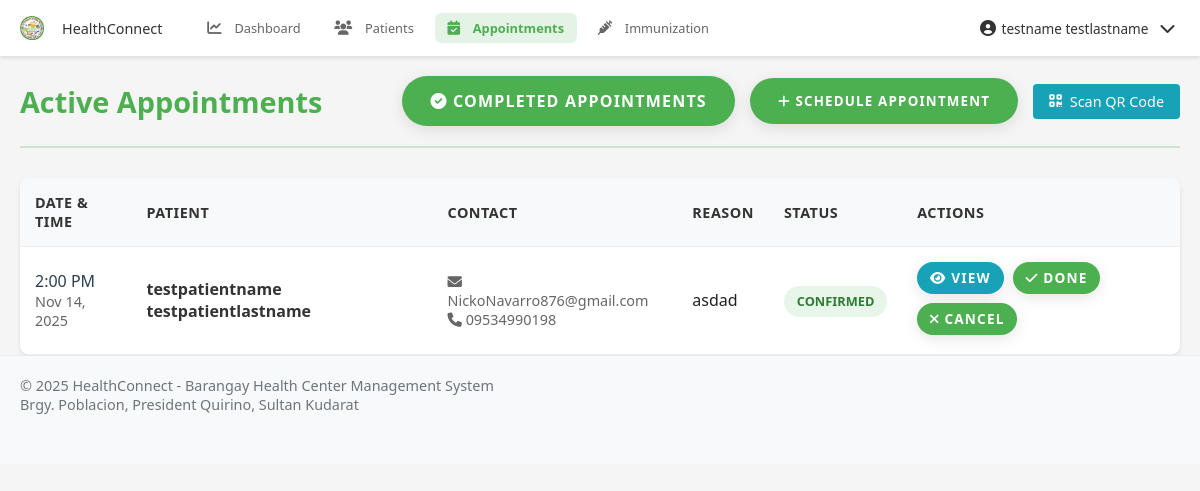
Page /pages/health_worker/appointments.php (signed in) on the committed database.
### tables this page shows
CREATE TABLE `appointments` (
  `appointment_id` int(11) NOT NULL,
  `patient_id` int(11) DEFAULT NULL,
  `health_worker_id` int(11) DEFAULT NULL,
  `appointment_date` date DEFAULT NULL,
  `appointment_time` time DEFAULT NULL,
  `status_id` int(11) DEFAULT NULL,
  `reason` text DEFAULT NULL,
  `notes` text DEFAULT NULL,
  `sms_notification_sent` tinyint(1) DEFAULT 0,
  `created_at` timestamp NOT NULL DEFAULT current_timestamp(),
  `updated_at` timestamp NOT NULL DEFAULT current_timestamp() ON UPDATE current_timestamp()
);

CREATE TABLE `users` (
  `user_id` int(11) NOT NULL,
  `role_id` int(11) DEFAULT NULL,
  `username` varchar(50) NOT NULL,
  `email` varchar(100) NOT NULL,
  `password` varchar(255) NOT NULL,
  `mobile_number` varchar(20) DEFAULT NULL,
  `first_name` varchar(100) NOT NULL,
  `middle_name` varchar(100) DEFAULT NULL,
  `last_name` varchar(100) NOT NULL,
  `gender` enum('Male','Female','Other') DEFAULT NULL,
  `date_of_birth` date DEFAULT NULL,
  `address` text DEFAULT NULL,
  `profile_picture` varchar(255) DEFAULT NULL,
  `is_active` tinyint(1) DEFAULT 1,
  `last_login` datetime DEFAULT NULL,
  `otp` varchar(6) DEFAULT NULL,
  `otp_expiry` datetime DEFAULT NULL,
  `created_at` timestamp NOT NULL DEFAULT current_timestamp(),
  `updated_at` timestamp NOT NULL DEFAULT current_timestamp() ON UPDATE current_timestamp()
);

CREATE TABLE `appointment_status` (
  `status_id` int(11) NOT NULL,
  `status_name` varchar(50) NOT NULL,
  `created_at` timestamp NOT NULL DEFAULT current_timestamp()
);

### pages/health_worker/appointments.php (the view, shortened to what this page needs)
<?php
$database = new Database();
$pdo = $database->getConnection();
try {
    $query = "SELECT health_worker_id FROM health_workers WHERE user_id = ?";
    $stmt = $pdo->prepare($query);
    $stmt->execute([$_SESSION['user_id']]);
    $health_worker = $stmt->fetch(PDO::FETCH_ASSOC);
    $health_worker_id = $health_worker['health_worker_id'];
} catch (PDOException $e) {
    error_log("Error fetching health worker ID: " . $e->getMessage());
    header('Location: /connect/pages/login.php');
    exit();
}
try {
    $query = "SELECT a.appointment_id as id, a.appointment_date, a.appointment_time, a.notes, a.status_id, a.reason,
                     u.first_name, u.last_name, u.email, u.mobile_number as patient_phone,
                     s.status_name as status
              FROM appointments a
              JOIN patients p ON a.patient_id = p.patient_id
              JOIN users u ON p.user_id = u.user_id
              JOIN appointment_status s ON a.status_id = s.status_id
              WHERE a.health_worker_id = ? AND a.status_id != 3
              ORDER BY a.appointment_date ASC, a.appointment_time ASC";
    $stmt = $pdo->prepare($query);
    $stmt->execute([$health_worker_id]);
    $appointments = $stmt->fetchAll(PDO::FETCH_ASSOC);
} catch (PDOException $e) {
    error_log("Error fetching appointments: " . $e->getMessage());
    $appointments = [];
}
?>
<!DOCTYPE html>
<html lang="en">
<head>
    <?php include __DIR__ . '/../../includes/header_links.php'; ?>
</head>
<body>
    <?php include __DIR__ . '/../../includes/navbar.php'; ?>
    <div class="container">
        <div class="page-header">
            <h1>Active Appointments</h1>
            <div class="header-actions">
                <a href="done_appointments.php" class="btn btn-success">
                    <i class="fas fa-check-circle"></i> Completed Appointments
                </a>
                <button class="btn btn-primary" onclick="showAddAppointmentModal()">
                    <i class="fas fa-plus"></i> Schedule Appointment
                </button>
                <button class="btn-scan" onclick="showQRScanner()">
                    <i class="fas fa-qrcode"></i> Scan QR Code
                </button>
            </div>
        </div>
        <div class="appointments-table-container">
            <?php if (empty($appointments)): ?>
            <div class="empty-state">
                <i class="fas fa-calendar-times"></i>
                <h3>No Appointments Found</h3>
                <p>There are no appointments matching your search criteria.</p>
            </div>
            <?php else: ?>
            <table class="appointments-table">
                <thead>
                    <tr>
                        <th>Date & Time</th>
                        <th>Patient</th>
                        <th>Contact</th>
                        <th>Reason</th>
                        <th>Status</th>
                        <th>Actions</th>
                    </tr>
                </thead>
                <tbody>
                    <?php foreach ($appointments as $appointment): ?>
                    <tr class="<?php echo strtolower($appointment['status']); ?>" data-appointment-id="<?php echo $appointment['id']; ?>">
                        <td>
                            <div class="table-datetime">
                                <?php echo date('g:i A', strtotime($appointment['appointment_time'])); ?>
                            </div>
                            <div class="table-date">
                                <?php echo date('M d, Y', strtotime($appointment['appointment_date'])); ?>
                            </div>
                        </td>
                        <td>
                            <div class="table-patient-name">
                                <?php echo htmlspecialchars($appointment['first_name'] . ' ' . $appointment['last_name']); ?>
                            </div>
                        </td>
                        <td>
                            <div class="table-contact-info">
                                <div><i class="fas fa-envelope"></i> <?php echo htmlspecialchars($appointment['email']); ?></div>
                                <div><i class="fas fa-phone"></i> <?php echo htmlspecialchars($appointment['patient_phone']); ?></div>
                            </div>
                        </td>
                        <td>
                            <div class="table-reason" title="<?php echo htmlspecialchars($appointment['reason'] ?? 'N/A'); ?>">
                                <?php echo htmlspecialchars($appointment['reason'] ?? 'N/A'); ?>
                            </div>
                        </td>
                        <td>
                            <span class="table-status-badge <?php echo strtolower($appointment['status']); ?>">
                                <?php echo ucfirst($appointment['status']); ?>
                            </span>
                        </td>
                        <td>
                            <div class="table-actions">
                                <a href="/connect/pages/health_worker/view_appointment.php?id=<?php echo $appointment['id']; ?>" class="btn btn-info" title="View Details">
                                    <i class="fas fa-eye"></i> View
                                </a>
                                <?php if ($appointment['status'] === 'Scheduled' || $appointment['status'] === 'Confirmed'): ?>
                                <button class="btn btn-success" onclick="updateStatus(<?php echo $appointment['id']; ?>, 'Done')" title="Mark as Done">
                                    <i class="fas fa-check"></i> Done
                                </button>
                                <button class="btn btn-danger" onclick="updateStatus(<?php echo $appointment['id']; ?>, 'Cancelled')" title="Cancel Appointment">
                                    <i class="fas fa-times"></i> Cancel
                                </button>
                                <?php endif; ?>
                            </div>
                        </td>
                    </tr>
                    <?php endforeach; ?>
                </tbody>
            </table>
            <?php endif; ?>
        </div>
    </div>
    <?php include __DIR__ . '/../../includes/footer.php'; ?>
</body>
</html>

### assets/css/style.css (style rules this page uses)
:root { --primary-color: #4CAF50; --primary-dark: #388E3C; --primary-light: #C8E6C9; --accent-color: #FF5722; --text-primary: #212121; --text-secondary: #757575; --divider-color: #BDBDBD; --background-color: #F5F5F5; --white: #FFFFFF; --error: #F44336; --warning: #FFC107; --info: #2196F3; --success: #4CAF50; }
* { margin: 0; padding: 0; box-sizing: border-box; font-family: 'Poppins', 'Segoe UI', Arial, sans-serif; }
html, body { height: 100%; background-color: var(--background-color); color: var(--text-primary); font-size: 16px; overflow-x: hidden; }
a { color: var(--primary-dark); text-decoration: none; transition: color 0.3s ease; }
.container { width: 100%; max-width: 1200px; margin: 0 auto; padding: 0 20px; }
.btn { display: inline-block; padding: 14px 28px; background-color: var(--primary-color); color: var(--white); border-radius: 30px; font-weight: 600; text-transform: uppercase; letter-spacing: 1.2px; transition: all 0.3s ease; cursor: pointer; border: none; box-shadow: 0 4px 15px rgba(0,0,0,0.1); }
.page-header { display: flex; justify-content: space-between; align-items: center; margin-bottom: 30px; padding: 20px 0; border-bottom: 2px solid var(--primary-light); }
.page-header h1 { color: var(--primary-color); margin: 0; font-size: 1.8rem; }
.header-actions { display: flex; gap: 15px; align-items: center; }
body { padding-top: 60px; padding-bottom: 70px; }

### pages/health_worker/appointments.php (style rules this page uses)
@media (min-width: 992px) { .appointments-table-container { display: block; } }
@media (min-width: 992px) { .appointments-table { width: 100%; border-collapse: collapse; margin-top: 20px; background: white; border-radius: 10px; overflow: hidden; box-shadow: 0 2px 4px rgba(0,0,0,0.1); } }
@media (min-width: 992px) { .appointments-table th, .appointments-table td { padding: 15px; text-align: left; border-bottom: 1px solid #eee; } }
@media (min-width: 992px) { .appointments-table th { background-color: #f8f9fa; font-weight: 600; color: #333; font-size: 0.9rem; text-transform: uppercase; letter-spacing: 0.5px; } }
@media (min-width: 992px) { .appointments-table tbody tr { transition: all 0.2s ease; } }
@media (min-width: 992px) { .table-patient-name { font-weight: 600; color: #333; } }
@media (min-width: 992px) { .table-contact-info { font-size: 0.9rem; color: #666; } }
@media (min-width: 992px) { .table-datetime { font-weight: 500; color: #2c3e50; } }
@media (min-width: 992px) { .table-date { color: #666; font-size: 0.9rem; } }
@media (min-width: 992px) { .table-status-badge { padding: 0.4rem 0.8rem; border-radius: 20px; font-weight: 600; font-size: 0.8rem; text-transform: uppercase; white-space: nowrap; } }
@media (min-width: 992px) { .table-actions { display: flex; gap: 5px; flex-wrap: wrap; } }
@media (min-width: 992px) { .table-actions .btn { padding: 0.4rem 0.8rem; font-size: 0.85rem; margin-right: 0.25rem; margin-bottom: 0.25rem; } }
@media (min-width: 992px) { .btn-info { background: #17a2b8; border: none; color: white; } }
@media (min-width: 992px) { .table-reason { max-width: 200px; overflow: hidden; text-overflow: ellipsis; white-space: nowrap; } }
.status-badge.confirmed, .table-status-badge.confirmed { background: #e8f5e9; color: #2e7d32; }
.btn-scan { background: #17a2b8; color: white; border: none; padding: 0.5rem 1rem; border-radius: 4px; cursor: pointer; font-size: 0.9rem; transition: background 0.2s; text-decoration: none; display: inline-flex; align-items: center; gap: 0.5rem; }

### includes/navbar.php (style rules this page uses)
body { padding-top: 48px; padding-bottom: 56px; }
@media (min-width: 769px) { body { padding-bottom: 0; } }
@media (min-width: 769px) { body { padding-top: 56px; } }

### rows in the picture
appointments: appointment_time "2:00 PM", appointment_date "Nov 14, 2025", users.first_name+last_name "testpatientname testpatientlastname", users.email "NickoNavarro876@gmail.com", users.mobile_number "09534990198", reason "asdad", status.status_name "CONFIRMED"

### other values in the picture
$_SESSION['name'] "testname testlastname"
